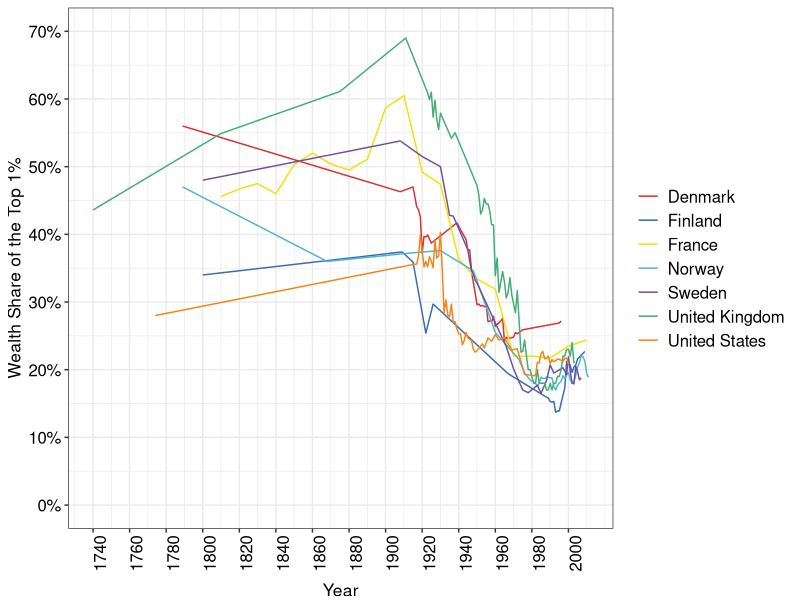
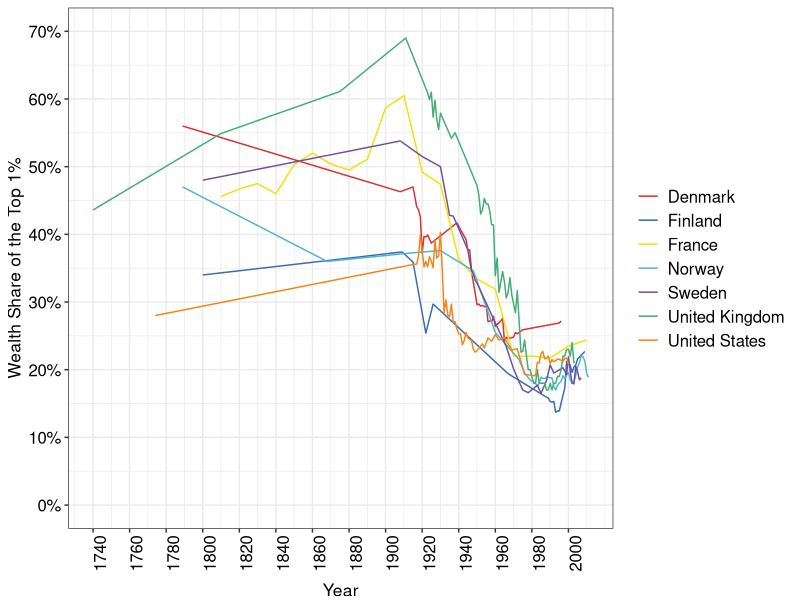

Here is the R script that generated these plots, in order:
require(shape)
library(tidyverse)
library(lubridate)
library(openxlsx)
library(readxl)

wealth_share <- read_excel("capitalism/top_1percent_wealth_share.xlsx")

COL <- c("#7fc97f", "#beaed4", "#fdc086", "#ffff99", "#386cb0", "#f0027f", "#bf5b17", "#666666")
COLA <- c("#e0f3db", "#99d8c9","#66c2a4","#41ae76", "#238b45", "#005824", "#f0027f")
COLB <- c("#c6dbef", "#4eb3d3", "#2b8cbe", "#0868ac","#084081", "#9e9ac8","#f0027f")
COLC <- c("#fcfbfd", "#efedf5", "#dadaeb", "#bcbddc", "#9e9ac8", "#807dba", "#6a51a3", "#54278f", "#3f007d")
COLD <- c("#DA3030","#386cb0","#F7DE04", "#4eb3d3","#6a51a3","#41ae76","#F48318","#41ae76","#6a51a3", "#DA3030")

#Cleaning the wealth share data. Source: CORE
wealth_share_gathered <- wealth_share %>% 
  gather(Country, Wealth_share, c("Denmark", "Finland", "France", "Norway", "Sweden", "United Kingdom", "United States") )

wealth_share1 <- wealth_share_gathered[-c(1, 69, 137, 205, 273, 341, 409), ] 

wealth_share2 <- wealth_share1 %>%
  mutate(Year = ifelse(Country == "Denmark", ...1, ifelse(Country == "Finland", ...3, ifelse(Country == "France", ...5, ifelse(Country == "Norway", ...7, ifelse(Country == "Sweden", ...9, ifelse(Country == "United Kingdom", ...11, ifelse(Country == "United States", ...13, NA))))))))

wealth_share2$Wealth_share = as.numeric(as.character(wealth_share2$Wealth_share))

wealth_share3 <- wealth_share2 %>%
  select(-c("...1", "...3", "...5", "...7", "...9", "...11", "...13")) %>%
  filter(!is.na(Year)) %>%
  mutate(wealth_share = (Wealth_share)/100)

#Plotting the data 
wealth_share_plot <- ggplot(wealth_share3, aes(x = Year, y = wealth_share, group = Country, color = Country)) +
  geom_line() + 
 # geom_line(aes(linetype = Country), size = 0.7) + #if we differentiate the lines without color
  ylab("Wealth Share of the Top 1%") + 
  scale_y_continuous(breaks = seq(0, 0.7, by = 0.1), labels = scales::percent_format(accuracy = 1), limits = c(0,0.7)) +
  scale_x_continuous(breaks = seq(1740, 2010, by = 20)) +
  theme_bw() + 
  theme(legend.position="right", 
        legend.title=element_blank(), 
        axis.title.y = element_text(size = 12.5, vjust = 1),
        legend.text=element_text(size=12),
        axis.text.x = element_text(size = 12, angle = 90, color = "black"),
        axis.text.y = element_text(size = 12, color = "black"),  
        axis.title.x = element_text(size = 12.5, vjust = -1)) +
  scale_color_manual(values = COLD)
  


print(wealth_share_plot)

#Save plot to PDF
ggsave(wealth_share_plot, filename = "wealth_share_top_1percent.pdf", 
       path = "capitalism",
       width = 9, height = 7, units = "in")


dev.off()
